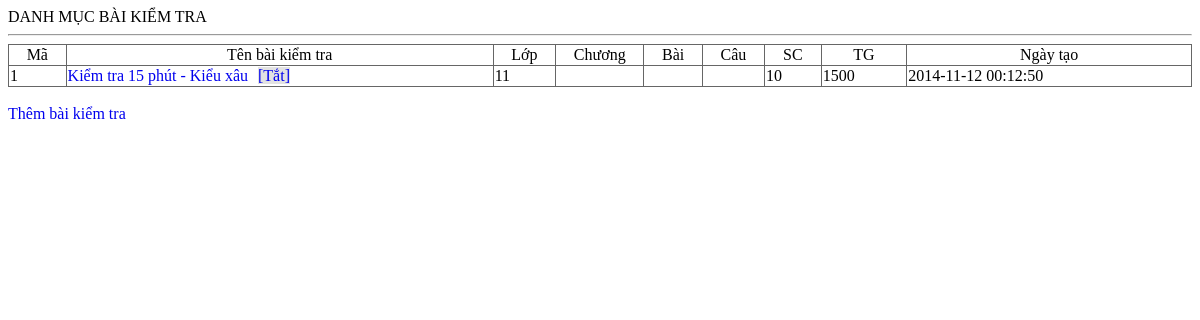
The app's page /qli/baitn.php, older data.
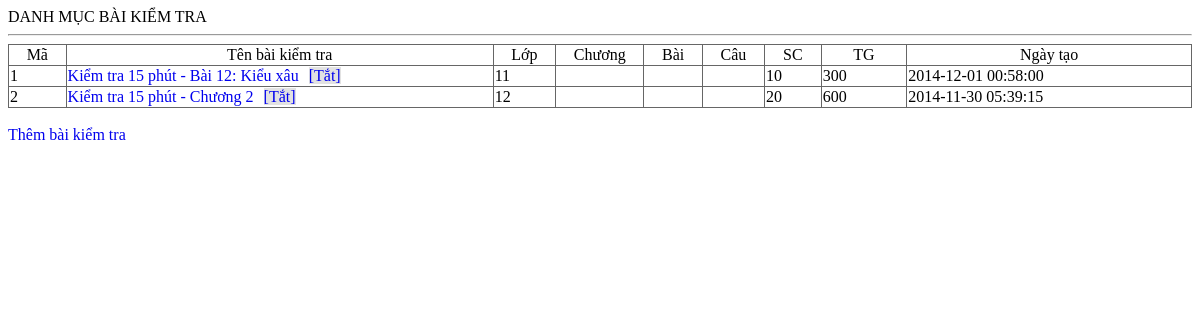
The same page, newer data.
### tables this page shows
CREATE TABLE IF NOT EXISTS `tn_kiemtra` (
  `maso` int(11) unsigned NOT NULL AUTO_INCREMENT,
  `kichhoat` tinyint(1) NOT NULL DEFAULT '1',
  `cauhoi` varchar(250) NOT NULL COMMENT 'Các câu hỏi',
  `socau` tinyint(2) unsigned NOT NULL DEFAULT '10' COMMENT 'Số câu trong bài KT',
  `sogiay` smallint(5) unsigned NOT NULL DEFAULT '300' COMMENT 'Số giây làm bài',
  `lop` tinyint(1) NOT NULL DEFAULT '0' COMMENT 'Khối lớp',
  `tenbai` varchar(250) NOT NULL,
  `ngaylam` timestamp NOT NULL DEFAULT CURRENT_TIMESTAMP ON UPDATE CURRENT_TIMESTAMP,
  PRIMARY KEY (`maso`)
);

### qli/baitn.php (the view, shortened to what this page needs)
<?php
echo "<html><head><title>Quản lí bài kiểm tra</title>";
?>
<link rel="stylesheet" href='mystyles.css' type='text/css'>
<?php
echo "</head><body>";
if (isset($_GET['act'])) {
	$act = $_GET['act'];
	if ($act=="add") {
		echo "THÊM BÀI KIỂM TRA <hr/>";
		if (isset($_POST['addnew'])) {
			$tieude = mysql_real_escape_string($_POST['tieude']);
			$kichhoat = isset($_POST['kichhoat'])?1:0;
            $socau = $_POST['socau'];
            $thoigian = $_POST['thoigian'];
            $khoi=$_POST['khoi'];
			$chuong=$_POST['chuong'];
			$bai=$_POST['bai'];
			$cau=$_POST['cau'];
			$sql= "INSERT INTO `tn_kiemtra`( `kichhoat`, `cauhoi`, `socau`, `sogiay`, `lop`,`chuong`,`bai`,`cau`, `tenbai`, `ngaylam`) VALUES ('$kichhoat', '','$socau', '$thoigian','$khoi','$chuong','$bai','$cau','$tieude',NOW())";
			if (defined("DEBUG")) echo $sql."<br/>";
			$result = mysql_query($sql) or die (mysql_error());
			if ($result) echo "THÀNH CÔNG";
			else echo "THẤT BẠI";
			redirect("?",1);
		}
		else {
			echo "<form action='?act=add' method='post'>";
			echo "<p>Tên bài kiểm tra <input name='tieude' type='text' size='100'></p>";
			echo "<p>Kích hoạt sử dụng <input name='kichhoat' type='checkbox'></p>";
			echo "<p>Số câu hỏi: <input name='socau' type='text'></p>";
			echo "<p>Thời gian làm bài (giây): <input name='thoigian' type='text'></p>";
			echo "<p>Khối: <input name='khoi' type='text' size='2'></p>";
			echo "<p>Lựa chọn các câu hỏi từ đâu: </p>";
			echo "<p>-Chọn từ các chương: <input name='chuong' type='text' size='20'></p>";
			echo "<p>-Chọn từ các bài: <input name='bai' type='text' size='40'></p>";
			echo "<p>-Chọn từ các câu: <input name='cau' type='text' size='100'></p>";
			echo "<p><input type ='submit' name='addnew' value='Thêm vào'>";
			echo "</form>";
		}
	}
	else if ($act=="edit") {
		if (!isset($_GET['id'])) {
			redirect("?");
		}
		$mabai = intval($_GET['id']);
		echo "SỬA BÀI KIỂM TRA <hr/>";
		if (isset($_POST['save'])) {
			$tieude = mysql_real_escape_string($_POST['tieude']);
			$kichhoat = isset($_POST['kichhoat'])?1:0;
            $socau = $_POST['socau'];
            $thoigian = $_POST['thoigian'];
            $khoi=$_POST['khoi'];
			$chuong=$_POST['chuong'];
			$bai=$_POST['bai'];
			$cau=$_POST['cau'];
			$sql= "UPDATE `tn_kiemtra` SET `kichhoat`=$kichhoat,`socau`=$socau,`sogiay`=$thoigian,`lop`=$khoi,`chuong`='$chuong',`bai`='$bai',`cau`='$cau',`tenbai`='$tieude',`ngaylam`=NOW() WHERE `maso`=$mabai";
			$result = mysql_query($sql) or die (mysql_error());
			if ($result) echo "THÀNH CÔNG";
			else echo "THẤT BẠI";
			redirect("?",1);
		} else {
			suadebai($mabai);
		}
	}
	else if ($act=="toggle") {
		if (isset($_GET['id'])) battat($_GET['id']);
		redirect("?",1);
	}
	else if ($act=="delete") {
		if (isset($_GET['id'])) xoadebai($_GET['id']);
		redirect("?",2);
	}
	else {
		if (isset($_GET['id'])) {
			echo "BÀI KIỂM TRA<hr/>";
			xemdebai($_GET['id']);
		}
		else {
			if (isset($_GET['page'])) $page = intval($_GET['page']);
			else $page=1;
			if (isset($_GET['tren1page'])) $tren1page = intval($_GET['tren1page']);
			else $tren1page=0;
			if ($tren1page<20) $tren1page=20;
			lietkedebai($page,$tren1page);
		}
	}
}
else {
	lietkedebai();
}
echo "</body></html>";
function lietkedebai($trang=1,$sl1trang=30){
	echo "DANH MỤC BÀI KIỂM TRA <hr/>";
	$sql="select * from tn_kiemtra limit ".($trang-1)*$sl1trang.",$sl1trang";
	$result = mysql_query($sql) or die(mysql_error());
	if (mysql_num_rows($result)) {
		echo "<table border='1'>";
		echo "<tr align='center'><td>Mã</td><td>Tên bài kiểm tra</td><td>Lớp</td><td>Chương</td><td>Bài</td><td>Câu</td><td>SC</td><td>TG</td><td>Ngày tạo</td></tr>";
		while ($data = mysql_fetch_array($result)){
			echo "<tr>";
			echo "<td width='2%'>".$data['maso']."</td>";
			echo "<td width='15%' align='left' class='kichhoat".$data['kichhoat']."'><a href='?act=view&id=".$data['maso']."'>".$data['tenbai']."</a><a class='chucnang' href='baitn.php?act=toggle&id=".$data['maso']."'>[".($data['kichhoat']?"Tắt":"Bật")."]</a></td>";
			echo "<td width='2%'>".$data['lop']."</td>";
			echo "<td width='2%'>".$data['chuong']."</td>";
			echo "<td width='2%'>".$data['bai']."</td>";
			echo "<td width='2%'>".$data['cau']."</td>";
			echo "<td width='2%'>".$data['socau']."</td>";
			echo "<td width='3%'>".$data['sogiay']."</td>";
			echo "<td width='10%'>".$data['ngaylam']."</td>";
		}
		echo "</table>";
	} else {
		echo "Không có bài kiểm tra nào";
	}
	echo "<br/><a href='?act=add'>Thêm bài kiểm tra</a>";
}
?>

Row changes from the older to the newer data that the page shows:
changed tn_kiemtra id 1: tenbai "Kiểm tra 15 phút - Kiểu xâu" → "Kiểm tra 15 phút - Bài 12: Kiểu xâu"; sogiay "1500" → "300"; ngaylam "2014-11-12 00:12:50" → "2014-12-01 00:58:00"
added tn_kiemtra: maso "2", $data['kichhoat'] 1 (drawn), tenbai "Kiểm tra 15 phút - Chương 2", kichhoat "Tắt", lop "12", socau "20", sogiay "600", ngaylam "2014-11-30 05:39:15"
